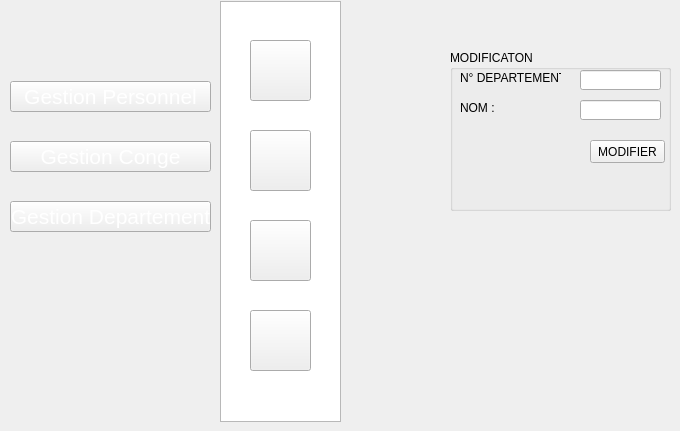
   <widget class="QWidget" name="page_32">
    <widget class="QPushButton" name="pushButton_240">
     <property name="geometry">
      <rect>
       <x>250</x>
       <y>40</y>
       <width>61</width>
       <height>61</height>
      </rect>
     </property>
     <property name="styleSheet">
      <string notr="true">image: url(:/new/prefix1/img/icon-ajout2.png);
background-image: url(:/new/prefix1/img/bg.png);</string>
     </property>
     <property name="text">
      <string/>
     </property>
    </widget>
    <widget class="QPushButton" name="pushButton_241">
     <property name="geometry">
      <rect>
       <x>10</x>
       <y>81</y>
       <width>201</width>
       <height>31</height>
      </rect>
     </property>
     <property name="font">
      <font>
       <pointsize>16</pointsize>
       <weight>50</weight>
       <bold>false</bold>
      </font>
     </property>
     <property name="styleSheet">
      <string notr="true">color: rgb(255, 255, 255);

</string>
     </property>
     <property name="text">
      <string>Gestion Personnel</string>
     </property>
    </widget>
    <widget class="QPushButton" name="pushButton_242">
     <property name="geometry">
      <rect>
       <x>10</x>
       <y>201</y>
       <width>201</width>
       <height>31</height>
      </rect>
     </property>
     <property name="font">
      <font>
       <pointsize>16</pointsize>
       <weight>50</weight>
       <bold>false</bold>
      </font>
     </property>
     <property name="styleSheet">
      <string notr="true">color: rgb(255, 255, 255);
background-image: url(:/new/prefix1/img/selected2.png);
</string>
     </property>
     <property name="text">
      <string>Gestion Departement</string>
     </property>
    </widget>
    <widget class="QPushButton" name="pushButton_243">
     <property name="geometry">
      <rect>
       <x>250</x>
       <y>130</y>
       <width>61</width>
       <height>61</height>
      </rect>
     </property>
     <property name="styleSheet">
      <string notr="true">image: url(:/new/prefix1/img/icon-modif2 (1).png);</string>
     </property>
     <property name="text">
      <string/>
     </property>
    </widget>
    <widget class="QListView" name="listView_23">
     <property name="geometry">
      <rect>
       <x>220</x>
       <y>1</y>
       <width>121</width>
       <height>421</height>
      </rect>
     </property>
     <property name="styleSheet">
      <string notr="true">background-image: url(:/new/prefix1/img/selected.png);</string>
     </property>
    </widget>
    <widget class="QPushButton" name="pushButton_244">
     <property name="geometry">
      <rect>
       <x>10</x>
       <y>141</y>
       <width>201</width>
       <height>31</height>
      </rect>
     </property>
     <property name="font">
      <font>
       <pointsize>16</pointsize>
       <weight>50</weight>
       <bold>false</bold>
      </font>
     </property>
     <property name="styleSheet">
      <string notr="true">color: rgb(255, 255, 255);

</string>
     </property>
     <property name="text">
      <string>Gestion Conge</string>
     </property>
    </widget>
    <widget class="QPushButton" name="pushButton_245">
     <property name="geometry">
      <rect>
       <x>250</x>
       <y>310</y>
       <width>61</width>
       <height>61</height>
      </rect>
     </property>
     <property name="styleSheet">
      <string notr="true">image: url(:/new/prefix1/img/icon-supp2 (1).png);</string>
     </property>
     <property name="text">
      <string/>
     </property>
    </widget>
    <widget class="QPushButton" name="pushButton_246">
     <property name="geometry">
      <rect>
       <x>250</x>
       <y>220</y>
       <width>61</width>
       <height>61</height>
      </rect>
     </property>
     <property name="styleSheet">
      <string notr="true">image: url(:/new/prefix1/img/icon-afficher2.png);</string>
     </property>
     <property name="text">
      <string/>
     </property>
    </widget>
    <widget class="QGroupBox" name="groupBox_10">
     <property name="geometry">
      <rect>
       <x>450</x>
       <y>50</y>
       <width>221</width>
       <height>161</height>
      </rect>
     </property>
     <property name="title">
      <string>MODIFICATON</string>
     </property>
     <widget class="QLabel" name="label_55">
      <property name="geometry">
       <rect>
        <x>10</x>
        <y>20</y>
        <width>101</width>
        <height>16</height>
       </rect>
      </property>
      <property name="focusPolicy">
       <enum>Qt::StrongFocus</enum>
      </property>
      <property name="text">
       <string>N° DEPARTEMENT :</string>
      </property>
      <property name="textFormat">
       <enum>Qt::AutoText</enum>
      </property>
      <property name="scaledContents">
       <bool>false</bool>
      </property>
     </widget>
     <widget class="QLabel" name="label_56">
      <property name="geometry">
       <rect>
        <x>10</x>
        <y>50</y>
        <width>81</width>
        <height>16</height>
       </rect>
      </property>
      <property name="text">
       <string>NOM :</string>
      </property>
      <property name="scaledContents">
       <bool>false</bool>
      </property>
     </widget>
     <widget class="QPushButton" name="modifierdepartement">
      <property name="geometry">
       <rect>
        <x>140</x>
        <y>90</y>
        <width>75</width>
        <height>23</height>
       </rect>
      </property>
      <property name="text">
       <string>MODIFIER</string>
      </property>
     </widget>
     <widget class="QLineEdit" name="nomd1">
      <property name="geometry">
       <rect>
        <x>130</x>
        <y>50</y>
        <width>81</width>
        <height>20</height>
       </rect>
      </property>
     </widget>
     <widget class="QLineEdit" name="num1">
      <property name="geometry">
       <rect>
        <x>130</x>
        <y>20</y>
        <width>81</width>
        <height>20</height>
       </rect>
      </property>
     </widget>
    </widget>
    <zorder>pushButton_244</zorder>
    <zorder>listView_23</zorder>
    <zorder>pushButton_240</zorder>
    <zorder>pushButton_241</zorder>
    <zorder>pushButton_242</zorder>
    <zorder>pushButton_243</zorder>
    <zorder>pushButton_245</zorder>
    <zorder>pushButton_246</zorder>
    <zorder>groupBox_10</zorder>
   </widget>
